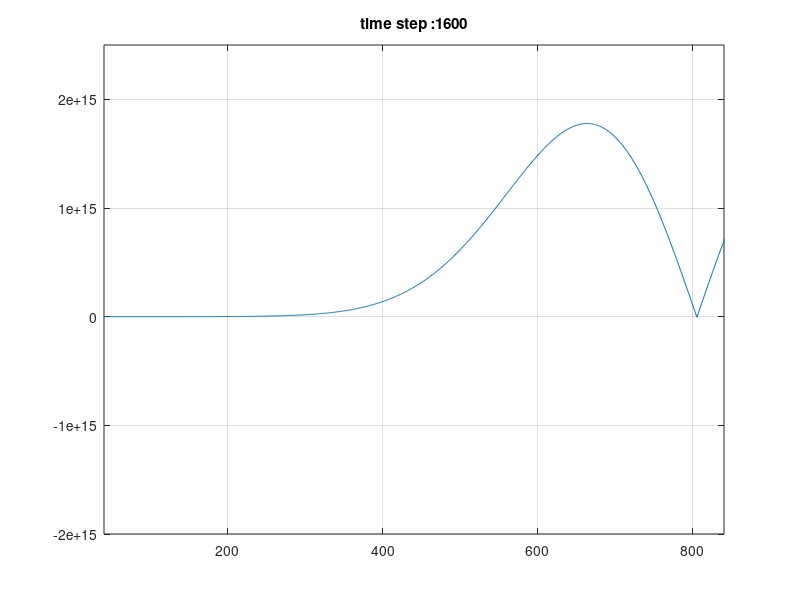

Write MATLAB code to recreate this figure.
%===================================
%    Shayan Dodge
%    MSc in Physics
% M: +98 935 741 67 63 
% E: dodgeshayan@gmail.com 
% A: Tehran, Iran 
%===================================
% FDTD 1D in free space with CPML 
% Gaussian
%===================================

clc
close all;

%% some constants
mu_0 = 1.2566370614359173e-06;   
eps_0= 8.8541878176203892e-12;   
C=299792458.0;      % speed of light

%% wave definition
amptidute=100;
frequency=110E9;
T=1/frequency;
lambda=C*T;
t0=4*T;
omega=2*pi*frequency;

%% FDTD variables
if exist('zZoneSize','var')==0
    zZoneSize=4;
else if zZoneSize<0
    zZoneSize=4;
    end
end
if exist('tZoneSize','var')==0
    tZoneSize=4;
else if zZoneSize<0
    tZoneSize=4;
    end
end
domainLength=zZoneSize*lambda;
totalTime=tZoneSize*T;
numberCellsPerWavelength=200;

%% CPML parameters
pmlWidth=40;
pmlOrder=4;
epsR=1;
sigmaMax=1;
kappaMax=15;
alphaMax=0.24;
alphaOrder=1;

%% domain definition
dz=lambda/numberCellsPerWavelength;
dt=dz/2/C;
totalTimeStep=floor(totalTime/dt);
nz=floor(domainLength/dz+2*pmlWidth);
nzp1=nz+1;
nzm1=nz-1;
ksource = nz-pmlWidth-35;
%% FDTD EM field arrarys
Ex=zeros(1,nzp1);
Hy=zeros(1,nz);

%% Coeficient for EM field updating
Cexe=1;
Cexhy=-dt/eps_0/dz;
Chyh=1;
Chyex=-dt/mu_0/dz;

%% CPML arrays
Psi_Ezy_zn=zeros(1,pmlWidth);
Psi_Ezy_zp=zeros(1,pmlWidth);
Psi_Hzx_zn=zeros(1,pmlWidth);
Psi_Hzx_zp=zeros(1,pmlWidth);

%% initial PML update coeficients
sigmaOpt=sigmaMax*(pmlOrder+1)/(sqrt(epsR)*150*pi*dz);
% zn side
rho_e=((pmlWidth:-1:1)-0.75)/pmlWidth;
rho_m=((pmlWidth:-1:1)-0.25)/pmlWidth;
sigma_e=sigmaOpt*abs(rho_e).^pmlOrder;
sigma_m=sigmaOpt*abs(rho_m).^pmlOrder;
kappa_e=1+(kappaMax-1)*abs(rho_e).^pmlOrder;
kappa_m=1+(kappaMax-1)*abs(rho_m).^pmlOrder;
alpha_e=alphaMax*abs(rho_e).^pmlOrder;
alpha_m=alphaMax*abs(rho_m).^pmlOrder;
cpml_b_e_n=exp((-dt/eps_0)...
    *((sigma_e./kappa_e)+alpha_e));
cpml_a_e_n=1/dz*(cpml_b_e_n-1).*sigma_e ...
    ./(kappa_e.*(sigma_e+kappa_e.*alpha_e));
cpml_b_m_n=exp((-dt/eps_0)...
    *((sigma_m./kappa_m)+alpha_m));
cpml_a_m_n=1/dz*(cpml_b_m_n-1).*sigma_m ...
    ./(kappa_m.*(sigma_m+kappa_m.*alpha_m));
b=0;%sigma_e*dt/2/eps_0;
Cexe_zn=(1-b)./(1+b);
CPsi_Ezy_zn=-dt./(1+b)/eps_0;
Cexhy_zn=CPsi_Ezy_zn./kappa_e/dz;
b=0;%sigma_m*dt/2/mu_0;
Chyh_zn=(1-b)./(1+b);
CPsi_Hzx_zn=-dt./(1+b)/mu_0;
Chyex_zn=CPsi_Hzx_zn./kappa_m/dz;
% zp side
rho_e=((1:1:pmlWidth)-0.75)/pmlWidth;
rho_m=((1:1:pmlWidth)-0.25)/pmlWidth;
sigma_e=sigmaOpt*abs(rho_e).^pmlOrder;
sigma_m=sigmaOpt*abs(rho_m).^pmlOrder;
kappa_e=1+(kappaMax-1)*abs(rho_e).^pmlOrder;
kappa_m=1+(kappaMax-1)*abs(rho_m).^pmlOrder;
alpha_e=alphaMax*abs(rho_e).^pmlOrder;
alpha_m=alphaMax*abs(rho_m).^pmlOrder;
cpml_b_e_p=exp((-dt/eps_0)...
    *((sigma_e./kappa_e)+alpha_e));
cpml_a_e_p=1/dz*(cpml_b_e_p-1).*sigma_e ...
    ./(kappa_e.*(sigma_e+kappa_e.*alpha_e));
cpml_b_m_p=exp((-dt/eps_0)...
    *((sigma_m./kappa_m)+alpha_m));
cpml_a_m_p=1/dz*(cpml_b_m_p-1).*sigma_m ...
    ./(kappa_m.*(sigma_m+kappa_m.*alpha_m));
b=0;%sigma_e*dt/2/eps_0;
Cexe_zp=(1-b)./(1+b);
CPsi_Ezy_zp=-dt./(1+b)/eps_0;
Cexhy_zp=CPsi_Ezy_zp./kappa_e/dz;
b=0;%sigma_m*dt/2/mu_0;
Chyh_zp=(1-b)./(1+b);
CPsi_Hzx_zp=-dt./(1+b)/mu_0;
Chyex_zp=CPsi_Hzx_zp./kappa_m/dz;

%% FDTD loop

% some constants
%====== Gaussian Source ===========
dtDivEps0DivDz=dt/eps_0/dz;
muSource=dtDivEps0DivDz*amptidute * -2.0 /T/T;
%====== Sine Source ===========
% dtDivEps0DivDz=dt/eps_0/dz;
% muSource=dtDivEps0DivDz*amptidute * 2.0*pi*omega;

% initial plot
figure;
h=plot(Ex);
set(gca,'ylim',[-2 2.5]*1e15);
set(gca,'xlim',[pmlWidth (nz-pmlWidth)]);
grid on;

% point to test performace of CPML
ic=ksource+30;
cEx=zeros(1,totalTimeStep);

% fdtd loop
for n=1:totalTimeStep
    %============================
    %update Hy
    %============================
    Psi_Hzx_zn=cpml_b_m_n.*Psi_Hzx_zn+cpml_a_m_n.*(Ex(2:pmlWidth+1)-Ex(1:pmlWidth));
    Psi_Hzx_zp=cpml_b_m_p.*Psi_Hzx_zp+cpml_a_m_p.*(Ex(nzp1-pmlWidth+1:nzp1)-Ex(nzp1-pmlWidth:nz));
    if sum(isnan(Psi_Hzx_zp))>0
        display('nan found');
    end
    Hy(1:pmlWidth)=Chyh_zn.*Hy(1:pmlWidth)+Chyex_zn.*(Ex(2:pmlWidth+1)-Ex(1:pmlWidth))+CPsi_Hzx_zn.*Psi_Hzx_zn;
    if sum(isnan(Hy))>0
        display('nan found');
    end
    Hy(nz-pmlWidth+1:nz)=Chyh_zp.*Hy(nz-pmlWidth+1:nz)+Chyex_zp.*(Ex(nzp1-pmlWidth+1:nzp1)-Ex(nzp1-pmlWidth:nz))+CPsi_Hzx_zp.*Psi_Hzx_zp;
    if sum(isnan(Hy))>0
        display('nan found');
    end
    % non pml region
    Hy(pmlWidth+1:nz-pmlWidth)=Chyh* Hy(pmlWidth+1:nz-pmlWidth)+Chyex*( Ex(pmlWidth+2:nzp1-pmlWidth)-Ex(pmlWidth+1:nz-pmlWidth)); 
    
    %===========================
    % update Ex
    %===========================
    Psi_Ezy_zn=cpml_b_e_n.*Psi_Ezy_zn+cpml_a_e_n.*(Hy(2:pmlWidth+1)-Hy(1:pmlWidth));
    Psi_Ezy_zp=cpml_b_e_p.*Psi_Ezy_zp+cpml_a_e_p.*(Hy(nzp1-pmlWidth:nz)-Hy(nz-pmlWidth:nzm1));
    if sum(isnan(Psi_Ezy_zp))>0
        display('nan found');
    end
    Ex(2:pmlWidth+1)=Cexe_zn.*Ex(2:pmlWidth+1)+Cexhy_zn.*(Hy(2:pmlWidth+1)-Hy(1:pmlWidth))+CPsi_Ezy_zn.*Psi_Ezy_zn;
    
    if sum(isnan(Ex))>0
        display('nan found');
    end
    Ex(nzp1-pmlWidth:nz)=Cexe_zp.*Ex(nzp1-pmlWidth:nz)+Cexhy_zp.*(Hy(nzp1-pmlWidth:nz)-Hy(nz-pmlWidth:nzm1))+CPsi_Ezy_zp.*Psi_Ezy_zp;
    if sum(isnan(Ex))>0
        display('nan found');
    end
    % non pml region
    Ex(pmlWidth+2:nz-pmlWidth)=Cexe* Ex(pmlWidth+2:nz-pmlWidth)+Cexhy*( Hy(pmlWidth+2:nz-pmlWidth)-Hy(pmlWidth+1:nzm1-pmlWidth)); 
    
    %==========================
    % update source
    %==========================
    Ex(ksource)=Ex(ksource)+muSource *(n * dt - t0)...
                    * exp(-(((n * dt - t0) / T).^2)); % Differentiated Gaussian pulse
%     Ex(ksource)=Ex(ksource)-amptidute *sin((n * dt - t0) * omega)/dz; % Sine source
                
    %==========================
    % update figure
    %==========================
    if mod(n,30)==0||n==totalTimeStep
        set(h,'YData',Ex);
        title(gca,strcat('time step :' ,int2str(n)));
        pause(0.2);
    end
    
    %=========================
    % sample watched field
    %=========================
    cEx(n)=Ex(ic);    
end
